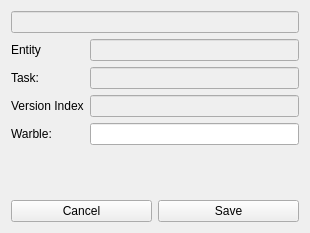
<?xml version="1.0" encoding="UTF-8"?>
<ui version="4.0">
    <class>main</class>
    <widget class="QWidget" name="main">
        <property name="windowModality">
            <enum>Qt::NonModal</enum>
        </property>
        <property name="geometry">
            <rect>
                <x>0</x>
                <y>0</y>
                <width>310</width>
                <height>233</height>
            </rect>
        </property>
        <property name="windowTitle">
            <string>Form</string>
        </property>
        <layout class="QVBoxLayout" name="verticalLayout">
            <item>
                <layout class="QFormLayout" name="formLayout">
                    <property name="sizeConstraint">
                        <enum>QLayout::SetDefaultConstraint</enum>
                    </property>
                    <item row="2" column="0">
                        <widget class="QLabel" name="entity_label">
                            <property name="text">
                                <string>Entity</string>
                            </property>
                        </widget>
                    </item>
                    <item row="2" column="1">
                        <widget class="QLineEdit" name="entity_le">
                            <property name="enabled">
                                <bool>false</bool>
                            </property>
                        </widget>
                    </item>
                    <item row="3" column="0">
                        <widget class="QLabel" name="task_label">
                            <property name="text">
                                <string>Task:</string>
                            </property>
                        </widget>
                    </item>
                    <item row="3" column="1">
                        <widget class="QLineEdit" name="task_le">
                            <property name="enabled">
                                <bool>false</bool>
                            </property>
                        </widget>
                    </item>
                    <item row="4" column="0">
                        <widget class="QLabel" name="label">
                            <property name="text">
                                <string>Version Index</string>
                            </property>
                        </widget>
                    </item>
                    <item row="4" column="1">
                        <widget class="QLineEdit" name="versionIndex_le">
                            <property name="enabled">
                                <bool>false</bool>
                            </property>
                        </widget>
                    </item>
                    <item row="5" column="0">
                        <widget class="QLabel" name="warble_label">
                            <property name="text">
                                <string>Warble:</string>
                            </property>
                        </widget>
                    </item>
                    <item row="5" column="1">
                        <widget class="QLineEdit" name="warble_le"/>
                    </item>
                    <item row="1" column="0" colspan="2">
                        <widget class="QLineEdit" name="path_le">
                            <property name="enabled">
                                <bool>false</bool>
                            </property>
                        </widget>
                    </item>
                </layout>
            </item>
            <item>
                <layout class="QHBoxLayout" name="horizontalLayout_2">
                    <item>
                        <widget class="QPushButton" name="cancel_btn">
                            <property name="text">
                                <string>Cancel</string>
                            </property>
                        </widget>
                    </item>
                    <item>
                        <widget class="QPushButton" name="ok_btn">
                            <property name="text">
                                <string>Save</string>
                            </property>
                        </widget>
                    </item>
                </layout>
            </item>
        </layout>
    </widget>
    <resources/>
    <connections/>
</ui>
